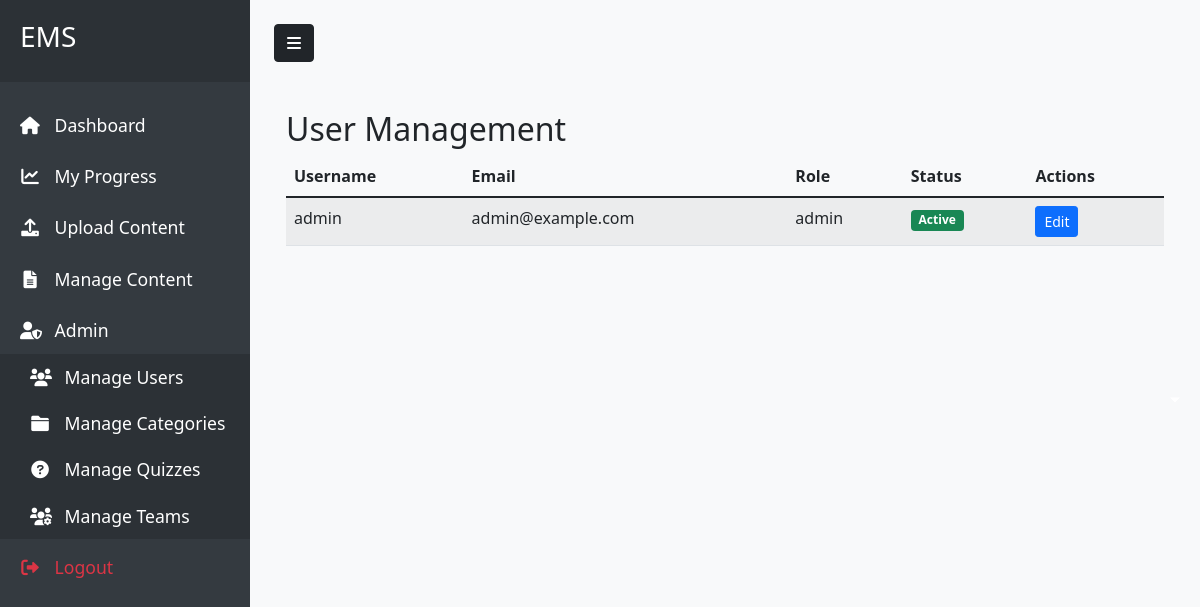
The app's page /admin/users (signed in) with its own data.
### run.py (models this page shows, shortened)
class User(UserMixin, db.Model):
    id = db.Column(db.Integer, primary_key=True)
    username = db.Column(db.String(80), unique=True, nullable=False)
    email = db.Column(db.String(120), unique=True, nullable=False)
    password_hash = db.Column(db.String(128))
    role = db.Column(db.String(20), nullable=False, default=ROLE_EMPLOYEE)
    is_active = db.Column(db.Boolean, default=True)
    created_at = db.Column(db.DateTime, default=datetime.utcnow)
    team_id = db.Column(db.Integer, db.ForeignKey('team.id'))
    team = db.relationship('Team', back_populates='members')
    contents = db.relationship('Content', back_populates='author', lazy=True)
    supervised_categories = db.relationship('Category', secondary='category_supervisors',
        back_populates='supervisors')
    progress_items = db.relationship('UserProgress', back_populates='user', lazy=True)
    quiz_scores = db.relationship('QuizAttempt', back_populates='user', lazy=True)
    created_quizzes = db.relationship('Quiz', back_populates='creator', lazy=True)
    def is_admin(self):
        return self.role == ROLE_ADMIN
    def is_supervisor(self):
        return self.role == ROLE_SUPERVISOR

### run.py (the view)
@app.route('/admin/users')
@login_required
def manage_users():
    if not current_user.is_admin():
        flash('Access denied', 'error')
        return redirect(url_for('dashboard'))
    users = User.query.all()
    return render_template('admin/users.html', users=users)

### run.py (called while the page is built)
@login_manager.user_loader
def load_user(user_id):
    return User.query.get(int(user_id))

### templates/admin/users.html (shortened to what this page needs)
{% extends "base.html" %}
{% block content %}
<div class="container mt-4">
    <h2>User Management</h2>
    <div class="table-responsive">
        <table class="table table-striped">
            <thead>
                <tr>
                    <th>Username</th>
                    <th>Email</th>
                    <th>Role</th>
                    <th>Status</th>
                    <th>Actions</th>
                </tr>
            </thead>
            <tbody>
                {% for user in users %}
                <tr>
                    <td>{{ user.username }}</td>
                    <td>{{ user.email }}</td>
                    <td>{{ user.role }}</td>
                    <td>
                        {% if user.is_active %}
                        <span class="badge bg-success">Active</span>
                        {% else %}
                        <span class="badge bg-danger">Inactive</span>
                        {% endif %}
                    </td>
                    <td>
                        <a href="{{ url_for('edit_user', user_id=user.id) }}" class="btn btn-sm btn-primary">Edit</a>
                    </td>
                </tr>
                {% endfor %}
            </tbody>
        </table>
    </div>
</div>
{% endblock %}

### static/css/style.css (style rules this page uses)
body { background-color: #f8f9fa; }
.btn-primary { background-color: #0d6efd; border-color: #0d6efd; }

### records on screen
User: username "admin", email "admin@example.com", role "admin", is_active "Active"
